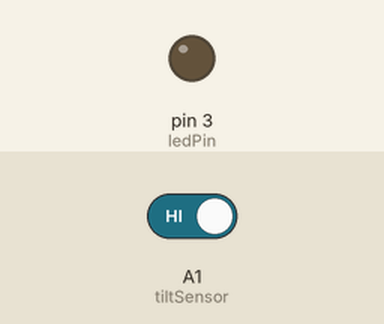
A sketch run on a simulated Arduino Uno, built with avr-gcc and run on an emulated ATmega328P. On the bench: output pins drawn as LEDs (lit = HIGH). The test bench sets the inputs (shaded band); at power-on: A1 (tiltSensor) HIGH.

Above: at 1.2 s.
1.3 s: A1 (tiltSensor) driven LOW
At 2.6 s:
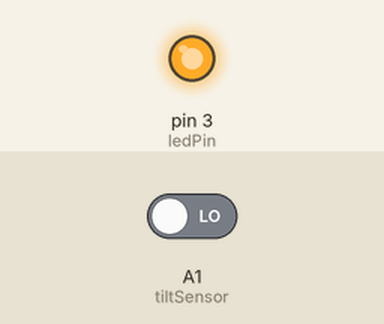
2.9 s: A1 (tiltSensor) driven HIGH
At 4.0 s:
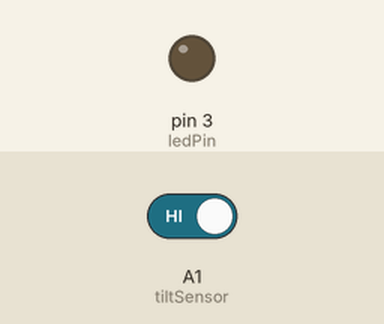
Timing chart, 0 to 5.9 s (numbered marks = the images above; inputs shaded):
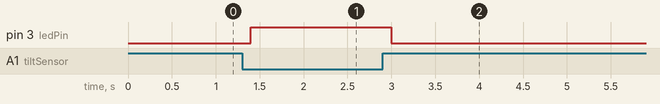

The sketch:

TiltSensor.ino
```cpp
//Sparkfun tilt sensor simple sketch code with debouncing

// these constants won't change:
const int ledPin = 3;      // led connected to digital pin 13
const int tiltSensor = A1; // the piezo is connected to analog pin 0

						  // these variables will change:
int sensorReading;      // variable to store the value read from the sensor pin
int ledState = LOW;       // variable used to store the last LED status, to toggle the light
int tiltState;            // the current reading from the input pin
int lastTiltState = HIGH; // the previous reading from the input pin

long lastDebounceTime = 0;  // the last time the output pin was toggled
long debounceDelay = 50;    // the debounce time; increase if the output flickers

void setup() {
	pinMode(ledPin, OUTPUT); // declare the ledPin as as OUTPUT
	pinMode(tiltSensor, INPUT); // declare the tiltSensor as as INPUT
}

void loop() {
	// read the sensor and store it in the variable sensorReading:
	sensorReading = digitalRead(tiltSensor);

	// check to see if the sensor was tilted
	// (i.e. the input went from HIGH to LOW), and you've waited
	// long enough since the last change to ignore any noise:

	// If the tilt changed, due to noise or tilting:
	if (sensorReading != lastTiltState) {
		// reset the debouncing timer
		lastDebounceTime = millis();
	}
	if ((millis() - lastDebounceTime) > debounceDelay) {
		// whatever the reading is at, it's been there for longer
		// than the debounce delay, so take it as the actual current state:

		// if the button state has changed:
		if (sensorReading != tiltState) {
			tiltState = sensorReading;

			// if the sensor reading is low
			if (sensorReading == LOW) {
				// make the status of the ledPin to go on:
				ledState = HIGH;
				// update the LED pin itself:
				digitalWrite(ledPin, ledState);
				// dalay the LED on for one second:
				delay(500);
			}
			// otherwise if it is high
			else if (sensorReading == HIGH) {
				// make the status of the ledPin to stay off:
				ledState = LOW;
				// update the LED pin itself:
				digitalWrite(ledPin, ledState);
			}
		}
	}
	// save the reading.  Next time through the loop,
	// it'll be the lastButtonState:
	lastTiltState = sensorReading;
	// delay to avoid overloading the serial port buffer:
	delay(100);
}
```

Measured:
- after the input at 1.3 s, pin 3 (ledPin): LOW → HIGH after 0.10 s
- after the input at 2.9 s, pin 3 (ledPin): HIGH → LOW after 0.10 s
